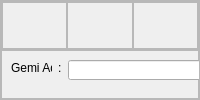
         <widget class="QWidget" name="petro">
          <layout class="QGridLayout" name="gridLayout_5">
           <property name="leftMargin">
            <number>0</number>
           </property>
           <property name="topMargin">
            <number>0</number>
           </property>
           <property name="rightMargin">
            <number>0</number>
           </property>
           <property name="bottomMargin">
            <number>0</number>
           </property>
           <property name="spacing">
            <number>0</number>
           </property>
           <item row="0" column="0">
            <widget class="QFrame" name="frame_13">
             <property name="frameShape">
              <enum>QFrame::StyledPanel</enum>
             </property>
             <property name="frameShadow">
              <enum>QFrame::Raised</enum>
             </property>
             <layout class="QGridLayout" name="gridLayout_6">
              <property name="leftMargin">
               <number>0</number>
              </property>
              <property name="topMargin">
               <number>0</number>
              </property>
              <property name="rightMargin">
               <number>0</number>
              </property>
              <property name="bottomMargin">
               <number>0</number>
              </property>
              <property name="spacing">
               <number>0</number>
              </property>
              <item row="0" column="0">
               <widget class="QFrame" name="frame_14">
                <property name="maximumSize">
                 <size>
                  <width>16777215</width>
                  <height>81</height>
                 </size>
                </property>
                <property name="frameShape">
                 <enum>QFrame::StyledPanel</enum>
                </property>
                <property name="frameShadow">
                 <enum>QFrame::Raised</enum>
                </property>
                <layout class="QHBoxLayout" name="horizontalLayout">
                 <property name="spacing">
                  <number>0</number>
                 </property>
                 <property name="leftMargin">
                  <number>0</number>
                 </property>
                 <property name="topMargin">
                  <number>0</number>
                 </property>
                 <property name="rightMargin">
                  <number>0</number>
                 </property>
                 <property name="bottomMargin">
                  <number>0</number>
                 </property>
                 <item>
                  <widget class="QFrame" name="frame_32">
                   <property name="maximumSize">
                    <size>
                     <width>100</width>
                     <height>60</height>
                    </size>
                   </property>
                   <property name="frameShape">
                    <enum>QFrame::StyledPanel</enum>
                   </property>
                   <property name="frameShadow">
                    <enum>QFrame::Raised</enum>
                   </property>
                   <widget class="QPushButton" name="pushButton_15">
                    <property name="geometry">
                     <rect>
                      <x>20</x>
                      <y>20</y>
                      <width>51</width>
                      <height>31</height>
                     </rect>
                    </property>
                    <property name="whatsThis">
                     <string>&lt;html&gt;&lt;head/&gt;&lt;body&gt;&lt;p&gt;Ana Pencere&lt;/p&gt;&lt;/body&gt;&lt;/html&gt;</string>
                    </property>
                    <property name="text">
                     <string/>
                    </property>
                    <property name="icon">
                     <iconset resource="../icons/rc.qrc">
                      <normaloff>:/icons/arrow.png</normaloff>:/icons/arrow.png</iconset>
                    </property>
                    <property name="iconSize">
                     <size>
                      <width>24</width>
                      <height>24</height>
                     </size>
                    </property>
                    <property name="flat">
                     <bool>true</bool>
                    </property>
                   </widget>
                  </widget>
                 </item>
                 <item>
                  <widget class="QFrame" name="frame_33">
                   <property name="frameShape">
                    <enum>QFrame::StyledPanel</enum>
                   </property>
                   <property name="frameShadow">
                    <enum>QFrame::Raised</enum>
                   </property>
                   <widget class="QLabel" name="label_15">
                    <property name="geometry">
                     <rect>
                      <x>170</x>
                      <y>20</y>
                      <width>301</width>
                      <height>41</height>
                     </rect>
                    </property>
                    <property name="font">
                     <font>
                      <family>Simple tfb</family>
                      <pointsize>14</pointsize>
                     </font>
                    </property>
                    <property name="text">
                     <string>Petro Inspect ROB &amp; BQS</string>
                    </property>
                    <property name="alignment">
                     <set>Qt::AlignCenter</set>
                    </property>
                   </widget>
                  </widget>
                 </item>
                 <item>
                  <widget class="QFrame" name="frame_34">
                   <property name="maximumSize">
                    <size>
                     <width>101</width>
                     <height>61</height>
                    </size>
                   </property>
                   <property name="frameShape">
                    <enum>QFrame::StyledPanel</enum>
                   </property>
                   <property name="frameShadow">
                    <enum>QFrame::Raised</enum>
                   </property>
                   <widget class="QLabel" name="label_44">
                    <property name="geometry">
                     <rect>
                      <x>16</x>
                      <y>2</y>
                      <width>81</width>
                      <height>61</height>
                     </rect>
                    </property>
                    <property name="maximumSize">
                     <size>
                      <width>91</width>
                      <height>61</height>
                     </size>
                    </property>
                    <property name="text">
                     <string/>
                    </property>
                    <property name="pixmap">
                     <pixmap resource="../icons/rc.qrc">:/icons/petro inspect200x200.png</pixmap>
                    </property>
                    <property name="scaledContents">
                     <bool>true</bool>
                    </property>
                   </widget>
                  </widget>
                 </item>
                </layout>
               </widget>
              </item>
              <item row="1" column="0">
               <widget class="QFrame" name="frame_31">
                <property name="frameShape">
                 <enum>QFrame::StyledPanel</enum>
                </property>
                <property name="frameShadow">
                 <enum>QFrame::Raised</enum>
                </property>
                <widget class="QLabel" name="label_14">
                 <property name="geometry">
                  <rect>
                   <x>10</x>
                   <y>10</y>
                   <width>41</width>
                   <height>16</height>
                  </rect>
                 </property>
                 <property name="text">
                  <string>Gemi Adı</string>
                 </property>
                </widget>
                <widget class="QLabel" name="label_27">
                 <property name="geometry">
                  <rect>
                   <x>57</x>
                   <y>10</y>
                   <width>16</width>
                   <height>16</height>
                  </rect>
                 </property>
                 <property name="text">
                  <string>:</string>
                 </property>
                </widget>
                <widget class="QLineEdit" name="lineEdit">
                 <property name="geometry">
                  <rect>
                   <x>67</x>
                   <y>10</y>
                   <width>133</width>
                   <height>20</height>
                  </rect>
                 </property>
                </widget>
                <widget class="QPushButton" name="petroButton">
                 <property name="geometry">
                  <rect>
                   <x>125</x>
                   <y>420</y>
                   <width>75</width>
                   <height>23</height>
                  </rect>
                 </property>
                 <property name="text">
                  <string>Oluştur</string>
                 </property>
                </widget>
                <widget class="QTextEdit" name="textEdit">
                 <property name="geometry">
                  <rect>
                   <x>206</x>
                   <y>6</y>
                   <width>581</width>
                   <height>441</height>
                  </rect>
                 </property>
                 <property name="html">
                  <string>&lt;!DOCTYPE HTML PUBLIC &quot;-//W3C//DTD HTML 4.0//EN&quot; &quot;http://www.w3.org/TR/REC-html40/strict.dtd&quot;&gt;
&lt;html&gt;&lt;head&gt;&lt;meta name=&quot;qrichtext&quot; content=&quot;1&quot; /&gt;&lt;style type=&quot;text/css&quot;&gt;
p, li { white-space: pre-wrap; }
&lt;/style&gt;&lt;/head&gt;&lt;body style=&quot; font-family:'MS Shell Dlg 2'; font-size:8.25pt; font-weight:400; font-style:normal;&quot;&gt;
&lt;table border=&quot;0&quot; style=&quot; margin-top:0px; margin-bottom:0px; margin-left:0px; margin-right:0px;&quot; cellspacing=&quot;2&quot; cellpadding=&quot;0&quot;&gt;
&lt;tr&gt;
&lt;td colspan=&quot;2&quot;&gt;
&lt;p style=&quot; margin-top:0px; margin-bottom:0px; margin-left:0px; margin-right:0px; -qt-block-indent:0; text-indent:0px;&quot;&gt;&lt;span style=&quot; font-size:8pt; font-weight:600; text-decoration: underline;&quot;&gt;DOCS TO GET&lt;/span&gt;&lt;/p&gt;&lt;/td&gt;
&lt;td width=&quot;56&quot;&gt;&lt;/td&gt;
&lt;td width=&quot;52&quot;&gt;&lt;/td&gt;
&lt;td width=&quot;1&quot;&gt;&lt;/td&gt;
&lt;td&gt;&lt;/td&gt;
&lt;td&gt;&lt;/td&gt;
&lt;td&gt;&lt;/td&gt;
&lt;td&gt;&lt;/td&gt;
&lt;td&gt;&lt;/td&gt;
&lt;td&gt;&lt;/td&gt;
&lt;td&gt;&lt;/td&gt;&lt;/tr&gt;
&lt;tr&gt;
&lt;td width=&quot;45.5&quot;&gt;
&lt;p style=&quot; margin-top:0px; margin-bottom:0px; margin-left:0px; margin-right:0px; -qt-block-indent:0; text-indent:0px;&quot;&gt;&lt;span style=&quot; font-size:8pt;&quot;&gt; &lt;/span&gt;&lt;/p&gt;&lt;/td&gt;
&lt;td colspan=&quot;2&quot;&gt;
&lt;p style=&quot; margin-top:0px; margin-bottom:0px; margin-left:0px; margin-right:0px; -qt-block-indent:0; text-indent:0px;&quot;&gt;&lt;span style=&quot; font-size:8pt;&quot;&gt;Ship Particular&lt;/span&gt;&lt;/p&gt;&lt;/td&gt;
&lt;td&gt;&lt;/td&gt;
&lt;td&gt;&lt;/td&gt;
&lt;td&gt;&lt;/td&gt;
&lt;td&gt;&lt;/td&gt;
&lt;td&gt;&lt;/td&gt;
&lt;td&gt;&lt;/td&gt;
&lt;td&gt;&lt;/td&gt;
&lt;td&gt;&lt;/td&gt;
&lt;td&gt;&lt;/td&gt;&lt;/tr&gt;
&lt;tr&gt;
&lt;td style=&quot; border-top-color:#000000;&quot;&gt;
&lt;p style=&quot; margin-top:0px; margin-bottom:0px; margin-left:0px; margin-right:0px; -qt-block-indent:0; text-indent:0px;&quot;&gt;&lt;span style=&quot; font-size:8pt;&quot;&gt; &lt;/span&gt;&lt;/p&gt;&lt;/td&gt;
&lt;td width=&quot;45.5&quot;&gt;
&lt;p style=&quot; margin-top:0px; margin-bottom:0px; margin-left:0px; margin-right:0px; -qt-block-indent:0; text-indent:0px;&quot;&gt;&lt;span style=&quot; font-size:8pt;&quot;&gt;Crew List&lt;/span&gt;&lt;/p&gt;&lt;/td&gt;
&lt;td&gt;&lt;/td&gt;
&lt;td&gt;&lt;/td&gt;
&lt;td&gt;&lt;/td&gt;
&lt;td&gt;&lt;/td&gt;
&lt;td&gt;&lt;/td&gt;
&lt;td&gt;&lt;/td&gt;
&lt;td&gt;&lt;/td&gt;
&lt;td&gt;&lt;/td&gt;
&lt;td&gt;&lt;/td&gt;
&lt;td&gt;&lt;/td&gt;&lt;/tr&gt;
&lt;tr&gt;
&lt;td style=&quot; border-top-color:#000000;&quot;&gt;
&lt;p style=&quot; margin-top:0px; margin-bottom:0px; margin-left:0px; margin-right:0px; -qt-block-indent:0; text-indent:0px;&quot;&gt;&lt;span style=&quot; font-size:8pt;&quot;&gt; &lt;/span&gt;&lt;/p&gt;&lt;/td&gt;
&lt;td colspan=&quot;8&quot;&gt;
&lt;p style=&quot; margin-top:0px; margin-bottom:0px; margin-left:0px; margin-right:0px; -qt-block-indent:0; text-indent:0px;&quot;&gt;&lt;span style=&quot; font-size:8pt;&quot;&gt;Last 2 bunkering BDN of all grade. E.g HSFO, LSMGO, LSFO, MDO&lt;/span&gt;&lt;/p&gt;&lt;/td&gt;
&lt;td&gt;&lt;/td&gt;
&lt;td&gt;&lt;/td&gt;
&lt;td&gt;&lt;/td&gt;&lt;/tr&gt;
&lt;tr&gt;
&lt;td style=&quot; border-top-color:#000000;&quot;&gt;
&lt;p style=&quot; margin-top:0px; margin-bottom:0px; margin-left:0px; margin-right:0px; -qt-block-indent:0; text-indent:0px;&quot;&gt;&lt;span style=&quot; font-size:8pt;&quot;&gt; &lt;/span&gt;&lt;/p&gt;&lt;/td&gt;
&lt;td colspan=&quot;8&quot; style=&quot; border-left-color:#000000;&quot;&gt;
&lt;p style=&quot; margin-top:0px; margin-bottom:0px; margin-left:0px; margin-right:0px; -qt-block-indent:0; text-indent:0px;&quot;&gt;&lt;span style=&quot; font-size:8pt;&quot;&gt;IOPP Certificate SUPPLEMENT &lt;/span&gt;&lt;/p&gt;&lt;/td&gt;
&lt;td&gt;&lt;/td&gt;
&lt;td&gt;&lt;/td&gt;
&lt;td&gt;&lt;/td&gt;&lt;/tr&gt;
&lt;tr&gt;
&lt;td&gt;
&lt;p style=&quot; margin-top:0px; margin-bottom:0px; margin-left:0px; margin-right:0px; -qt-block-indent:0; text-indent:0px;&quot;&gt;&lt;span style=&quot; font-size:8pt;&quot;&gt; &lt;/span&gt;&lt;/p&gt;&lt;/td&gt;
&lt;td colspan=&quot;6&quot;&gt;
&lt;p style=&quot; margin-top:0px; margin-bottom:0px; margin-left:0px; margin-right:0px; -qt-block-indent:0; text-indent:0px;&quot;&gt;&lt;span style=&quot; font-size:8pt;&quot;&gt;Oil Record Book Last 5 Pages Photocopy&lt;/span&gt;&lt;/p&gt;&lt;/td&gt;
&lt;td&gt;&lt;/td&gt;
&lt;td&gt;&lt;/td&gt;
&lt;td&gt;&lt;/td&gt;
&lt;td&gt;&lt;/td&gt;
&lt;td&gt;&lt;/td&gt;&lt;/tr&gt;
&lt;tr&gt;
&lt;td colspan=&quot;3&quot;&gt;
&lt;p style=&quot; margin-top:0px; margin-bottom:0px; margin-left:0px; margin-right:0px; -qt-block-indent:0; text-indent:0px;&quot;&gt;&lt;span style=&quot; font-size:8pt; font-weight:600; text-decoration: underline;&quot;&gt;PHOTOS REQUIRED&lt;/span&gt;&lt;/p&gt;&lt;/td&gt;
&lt;td&gt;&lt;/td&gt;
&lt;td&gt;&lt;/td&gt;
&lt;td&gt;&lt;/td&gt;
&lt;td&gt;&lt;/td&gt;
&lt;td&gt;&lt;/td&gt;
&lt;td&gt;&lt;/td&gt;
&lt;td&gt;&lt;/td&gt;
&lt;td&gt;&lt;/td&gt;
&lt;td&gt;&lt;/td&gt;&lt;/tr&gt;
&lt;tr&gt;
&lt;td&gt;
&lt;p style=&quot; margin-top:0px; margin-bottom:0px; margin-left:0px; margin-right:0px; -qt-block-indent:0; text-indent:0px;&quot;&gt;&lt;span style=&quot; font-size:8pt;&quot;&gt; &lt;/span&gt;&lt;/p&gt;&lt;/td&gt;
&lt;td colspan=&quot;3&quot;&gt;
&lt;p style=&quot; margin-top:0px; margin-bottom:0px; margin-left:0px; margin-right:0px; -qt-block-indent:0; text-indent:0px;&quot;&gt;&lt;span style=&quot; font-size:8pt;&quot;&gt;Vessel's General View&lt;/span&gt;&lt;/p&gt;&lt;/td&gt;
&lt;td&gt;&lt;/td&gt;
&lt;td&gt;&lt;/td&gt;
&lt;td&gt;&lt;/td&gt;
&lt;td&gt;&lt;/td&gt;
&lt;td&gt;&lt;/td&gt;
&lt;td&gt;&lt;/td&gt;
&lt;td&gt;&lt;/td&gt;
&lt;td&gt;&lt;/td&gt;&lt;/tr&gt;
&lt;tr&gt;
&lt;td style=&quot; border-top-color:#000000;&quot;&gt;
&lt;p style=&quot; margin-top:0px; margin-bottom:0px; margin-left:0px; margin-right:0px; -qt-block-indent:0; text-indent:0px;&quot;&gt;&lt;span style=&quot; font-size:8pt;&quot;&gt; &lt;/span&gt;&lt;/p&gt;&lt;/td&gt;
&lt;td colspan=&quot;6&quot;&gt;
&lt;p style=&quot; margin-top:0px; margin-bottom:0px; margin-left:0px; margin-right:0px; -qt-block-indent:0; text-indent:0px;&quot;&gt;&lt;span style=&quot; font-size:8pt;&quot;&gt;Closure of transfer pump ‐ with seals attached&lt;/span&gt;&lt;/p&gt;&lt;/td&gt;
&lt;td&gt;&lt;/td&gt;
&lt;td&gt;&lt;/td&gt;
&lt;td&gt;&lt;/td&gt;
&lt;td&gt;&lt;/td&gt;
&lt;td&gt;&lt;/td&gt;&lt;/tr&gt;
&lt;tr&gt;
&lt;td style=&quot; border-top-color:#000000;&quot;&gt;
&lt;p style=&quot; margin-top:0px; margin-bottom:0px; margin-left:0px; margin-right:0px; -qt-block-indent:0; text-indent:0px;&quot;&gt;&lt;span style=&quot; font-size:8pt;&quot;&gt; &lt;/span&gt;&lt;/p&gt;&lt;/td&gt;
&lt;td colspan=&quot;2&quot;&gt;
&lt;p style=&quot; margin-top:0px; margin-bottom:0px; margin-left:0px; margin-right:0px; -qt-block-indent:0; text-indent:0px;&quot;&gt;&lt;span style=&quot; font-size:8pt;&quot;&gt;Hose connected&lt;/span&gt;&lt;/p&gt;&lt;/td&gt;
&lt;td&gt;&lt;/td&gt;
&lt;td&gt;&lt;/td&gt;
&lt;td&gt;&lt;/td&gt;
&lt;td&gt;&lt;/td&gt;
&lt;td&gt;&lt;/td&gt;
&lt;td&gt;&lt;/td&gt;
&lt;td&gt;&lt;/td&gt;
&lt;td&gt;&lt;/td&gt;
&lt;td&gt;&lt;/td&gt;&lt;/tr&gt;
&lt;tr&gt;
&lt;td style=&quot; border-top-color:#000000;&quot;&gt;
&lt;p style=&quot; margin-top:0px; margin-bottom:0px; margin-left:0px; margin-right:0px; -qt-block-indent:0; text-indent:0px;&quot;&gt;&lt;span style=&quot; font-size:8pt;&quot;&gt; &lt;/span&gt;&lt;/p&gt;&lt;/td&gt;
&lt;td colspan=&quot;2&quot;&gt;
&lt;p style=&quot; margin-top:0px; margin-bottom:0px; margin-left:0px; margin-right:0px; -qt-block-indent:0; text-indent:0px;&quot;&gt;&lt;span style=&quot; font-size:8pt;&quot;&gt;Bunker Manifold&lt;/span&gt;&lt;/p&gt;&lt;/td&gt;
&lt;td&gt;&lt;/td&gt;
&lt;td&gt;&lt;/td&gt;
&lt;td&gt;&lt;/td&gt;
&lt;td&gt;&lt;/td&gt;
&lt;td&gt;&lt;/td&gt;
&lt;td&gt;&lt;/td&gt;
&lt;td&gt;&lt;/td&gt;
&lt;td&gt;&lt;/td&gt;
&lt;td&gt;&lt;/td&gt;&lt;/tr&gt;
&lt;tr&gt;
&lt;td style=&quot; border-top-color:#000000;&quot;&gt;
&lt;p style=&quot; margin-top:0px; margin-bottom:0px; margin-left:0px; margin-right:0px; -qt-block-indent:0; text-indent:0px;&quot;&gt;&lt;span style=&quot; font-size:8pt;&quot;&gt; &lt;/span&gt;&lt;/p&gt;&lt;/td&gt;
&lt;td colspan=&quot;11&quot; style=&quot; border-left-color:#000000;&quot;&gt;
&lt;p style=&quot; margin-top:0px; margin-bottom:0px; margin-left:0px; margin-right:0px; -qt-block-indent:0; text-indent:0px;&quot;&gt;&lt;span style=&quot; font-size:8pt;&quot;&gt;Sampling Collection begins (cubitainer have about 1cm of bunkers collected)&lt;/span&gt;&lt;/p&gt;&lt;/td&gt;&lt;/tr&gt;
&lt;tr&gt;
&lt;td style=&quot; border-top-color:#000000;&quot;&gt;
&lt;p style=&quot; margin-top:0px; margin-bottom:0px; margin-left:0px; margin-right:0px; -qt-block-indent:0; text-indent:0px;&quot;&gt;&lt;span style=&quot; font-size:8pt;&quot;&gt; &lt;/span&gt;&lt;/p&gt;&lt;/td&gt;
&lt;td colspan=&quot;8&quot;&gt;
&lt;p style=&quot; margin-top:0px; margin-bottom:0px; margin-left:0px; margin-right:0px; -qt-block-indent:0; text-indent:0px;&quot;&gt;&lt;span style=&quot; font-size:8pt;&quot;&gt;Sampling Collection in progress ( cubitainer showing 40‐50% filled)&lt;/span&gt;&lt;/p&gt;&lt;/td&gt;
&lt;td&gt;&lt;/td&gt;
&lt;td&gt;&lt;/td&gt;
&lt;td&gt;&lt;/td&gt;&lt;/tr&gt;
&lt;tr&gt;
&lt;td style=&quot; border-top-color:#000000;&quot;&gt;
&lt;p style=&quot; margin-top:0px; margin-bottom:0px; margin-left:0px; margin-right:0px; -qt-block-indent:0; text-indent:0px;&quot;&gt;&lt;span style=&quot; font-size:8pt;&quot;&gt; &lt;/span&gt;&lt;/p&gt;&lt;/td&gt;
&lt;td colspan=&quot;8&quot;&gt;
&lt;p style=&quot; margin-top:0px; margin-bottom:0px; margin-left:0px; margin-right:0px; -qt-block-indent:0; text-indent:0px;&quot;&gt;&lt;span style=&quot; font-size:8pt;&quot;&gt;Sampling Collection completed ( cubitainer showing 80‐90% filled)&lt;/span&gt;&lt;/p&gt;&lt;/td&gt;
&lt;td&gt;&lt;/td&gt;
&lt;td&gt;&lt;/td&gt;
&lt;td&gt;&lt;/td&gt;&lt;/tr&gt;
&lt;tr&gt;
&lt;td style=&quot; border-top-color:#000000;&quot;&gt;
&lt;p style=&quot; margin-top:0px; margin-bottom:0px; margin-left:0px; margin-right:0px; -qt-block-indent:0; text-indent:0px;&quot;&gt;&lt;span style=&quot; font-size:8pt;&quot;&gt; &lt;/span&gt;&lt;/p&gt;&lt;/td&gt;
&lt;td colspan=&quot;3&quot;&gt;
&lt;p style=&quot; margin-top:0px; margin-bottom:0px; margin-left:0px; margin-right:0px; -qt-block-indent:0; text-indent:0px;&quot;&gt;&lt;span style=&quot; font-size:8pt;&quot;&gt;Samples Pouring ‐ 1st Pass&lt;/span&gt;&lt;/p&gt;&lt;/td&gt;
&lt;td&gt;&lt;/td&gt;
&lt;td&gt;&lt;/td&gt;
&lt;td&gt;&lt;/td&gt;
&lt;td&gt;&lt;/td&gt;
&lt;td&gt;&lt;/td&gt;
&lt;td&gt;&lt;/td&gt;
&lt;td&gt;&lt;/td&gt;
&lt;td&gt;&lt;/td&gt;&lt;/tr&gt;
&lt;tr&gt;
&lt;td style=&quot; border-top-color:#000000;&quot;&gt;
&lt;p style=&quot; margin-top:0px; margin-bottom:0px; margin-left:0px; margin-right:0px; -qt-block-indent:0; text-indent:0px;&quot;&gt;&lt;span style=&quot; font-size:8pt;&quot;&gt; &lt;/span&gt;&lt;/p&gt;&lt;/td&gt;
&lt;td colspan=&quot;3&quot;&gt;
&lt;p style=&quot; margin-top:0px; margin-bottom:0px; margin-left:0px; margin-right:0px; -qt-block-indent:0; text-indent:0px;&quot;&gt;&lt;span style=&quot; font-size:8pt;&quot;&gt;Samples Pouring ‐ 2nd Pass&lt;/span&gt;&lt;/p&gt;&lt;/td&gt;
&lt;td&gt;&lt;/td&gt;
&lt;td&gt;&lt;/td&gt;
&lt;td&gt;&lt;/td&gt;
&lt;td&gt;&lt;/td&gt;
&lt;td&gt;&lt;/td&gt;
&lt;td&gt;&lt;/td&gt;
&lt;td&gt;&lt;/td&gt;
&lt;td&gt;&lt;/td&gt;&lt;/tr&gt;
&lt;tr&gt;
&lt;td style=&quot; border-top-color:#000000;&quot;&gt;
&lt;p style=&quot; margin-top:0px; margin-bottom:0px; margin-left:0px; margin-right:0px; -qt-block-indent:0; text-indent:0px;&quot;&gt;&lt;span style=&quot; font-size:8pt;&quot;&gt; &lt;/span&gt;&lt;/p&gt;&lt;/td&gt;
&lt;td colspan=&quot;5&quot;&gt;
&lt;p style=&quot; margin-top:0px; margin-bottom:0px; margin-left:0px; margin-right:0px; -qt-block-indent:0; text-indent:0px;&quot;&gt;&lt;span style=&quot; font-size:8pt;&quot;&gt;Vessel's Samples Sealed and labelled&lt;/span&gt;&lt;/p&gt;&lt;/td&gt;
&lt;td&gt;&lt;/td&gt;
&lt;td&gt;&lt;/td&gt;
&lt;td&gt;&lt;/td&gt;
&lt;td&gt;&lt;/td&gt;
&lt;td&gt;&lt;/td&gt;
&lt;td&gt;&lt;/td&gt;&lt;/tr&gt;
&lt;tr&gt;
&lt;td style=&quot; border-top-color:#000000;&quot;&gt;
&lt;p style=&quot; margin-top:0px; margin-bottom:0px; margin-left:0px; margin-right:0px; -qt-block-indent:0; text-indent:0px;&quot;&gt;&lt;span style=&quot; font-size:8pt;&quot;&gt; &lt;/span&gt;&lt;/p&gt;&lt;/td&gt;
&lt;td colspan=&quot;5&quot;&gt;
&lt;p style=&quot; margin-top:0px; margin-bottom:0px; margin-left:0px; margin-right:0px; -qt-block-indent:0; text-indent:0px;&quot;&gt;&lt;span style=&quot; font-size:8pt;&quot;&gt;Barge's Samples Sealed and labelled&lt;/span&gt;&lt;/p&gt;
&lt;p style=&quot; margin-top:0px; margin-bottom:0px; margin-left:0px; margin-right:0px; -qt-block-indent:0; text-indent:0px;&quot;&gt;&lt;span style=&quot; font-size:8pt;&quot;&gt;Logbook last 3 pages&lt;/span&gt;&lt;/p&gt;&lt;/td&gt;
&lt;td&gt;&lt;/td&gt;
&lt;td&gt;&lt;/td&gt;
&lt;td&gt;&lt;/td&gt;
&lt;td&gt;&lt;/td&gt;
&lt;td&gt;&lt;/td&gt;
&lt;td&gt;&lt;/td&gt;&lt;/tr&gt;
&lt;tr&gt;
&lt;td&gt;&lt;/td&gt;
&lt;td&gt;&lt;/td&gt;
&lt;td&gt;&lt;/td&gt;
&lt;td&gt;&lt;/td&gt;
&lt;td&gt;&lt;/td&gt;
&lt;td&gt;&lt;/td&gt;
&lt;td&gt;&lt;/td&gt;
&lt;td&gt;&lt;/td&gt;
&lt;td&gt;&lt;/td&gt;
&lt;td&gt;&lt;/td&gt;
&lt;td&gt;&lt;/td&gt;
&lt;td&gt;&lt;/td&gt;&lt;/tr&gt;
&lt;tr&gt;
&lt;td colspan=&quot;3&quot;&gt;
&lt;p style=&quot; margin-top:0px; margin-bottom:0px; margin-left:0px; margin-right:0px; -qt-block-indent:0; text-indent:0px;&quot;&gt;&lt;span style=&quot; font-size:8pt; font-weight:600; text-decoration: underline;&quot;&gt;GAUGING TICKETS&lt;/span&gt;&lt;/p&gt;&lt;/td&gt;
&lt;td&gt;&lt;/td&gt;
&lt;td&gt;&lt;/td&gt;
&lt;td&gt;&lt;/td&gt;
&lt;td&gt;&lt;/td&gt;
&lt;td&gt;&lt;/td&gt;
&lt;td&gt;&lt;/td&gt;
&lt;td&gt;&lt;/td&gt;
&lt;td&gt;&lt;/td&gt;
&lt;td&gt;&lt;/td&gt;&lt;/tr&gt;
&lt;tr&gt;
&lt;td&gt;
&lt;p style=&quot; margin-top:0px; margin-bottom:0px; margin-left:0px; margin-right:0px; -qt-block-indent:0; text-indent:0px;&quot;&gt;&lt;span style=&quot; font-size:8pt;&quot;&gt; &lt;/span&gt;&lt;/p&gt;&lt;/td&gt;
&lt;td colspan=&quot;5&quot;&gt;
&lt;p style=&quot; margin-top:0px; margin-bottom:0px; margin-left:0px; margin-right:0px; -qt-block-indent:0; text-indent:0px;&quot;&gt;&lt;span style=&quot; font-size:8pt;&quot;&gt;Gauging Ticket ‐ Vessel's Opening.&lt;/span&gt;&lt;/p&gt;&lt;/td&gt;
&lt;td&gt;&lt;/td&gt;
&lt;td&gt;&lt;/td&gt;
&lt;td&gt;&lt;/td&gt;
&lt;td&gt;&lt;/td&gt;
&lt;td&gt;&lt;/td&gt;
&lt;td&gt;&lt;/td&gt;&lt;/tr&gt;
&lt;tr&gt;
&lt;td style=&quot; border-top-color:#000000;&quot;&gt;
&lt;p style=&quot; margin-top:0px; margin-bottom:0px; margin-left:0px; margin-right:0px; -qt-block-indent:0; text-indent:0px;&quot;&gt;&lt;span style=&quot; font-size:8pt;&quot;&gt; &lt;/span&gt;&lt;/p&gt;&lt;/td&gt;
&lt;td colspan=&quot;5&quot;&gt;
&lt;p style=&quot; margin-top:0px; margin-bottom:0px; margin-left:0px; margin-right:0px; -qt-block-indent:0; text-indent:0px;&quot;&gt;&lt;span style=&quot; font-size:8pt;&quot;&gt;Gauging Ticket ‐ Barge's Opening.&lt;/span&gt;&lt;/p&gt;&lt;/td&gt;
&lt;td&gt;&lt;/td&gt;
&lt;td&gt;&lt;/td&gt;
&lt;td&gt;&lt;/td&gt;
&lt;td&gt;&lt;/td&gt;
&lt;td&gt;&lt;/td&gt;
&lt;td&gt;&lt;/td&gt;&lt;/tr&gt;
&lt;tr&gt;
&lt;td style=&quot; border-top-color:#000000;&quot;&gt;
&lt;p style=&quot; margin-top:0px; margin-bottom:0px; margin-left:0px; margin-right:0px; -qt-block-indent:0; text-indent:0px;&quot;&gt;&lt;span style=&quot; font-size:8pt;&quot;&gt; &lt;/span&gt;&lt;/p&gt;&lt;/td&gt;
&lt;td colspan=&quot;5&quot;&gt;
&lt;p style=&quot; margin-top:0px; margin-bottom:0px; margin-left:0px; margin-right:0px; -qt-block-indent:0; text-indent:0px;&quot;&gt;&lt;span style=&quot; font-size:8pt;&quot;&gt;Gauging Ticket ‐ Barge's Closing.&lt;/span&gt;&lt;/p&gt;&lt;/td&gt;
&lt;td&gt;&lt;/td&gt;
&lt;td&gt;&lt;/td&gt;
&lt;td&gt;&lt;/td&gt;
&lt;td&gt;&lt;/td&gt;
&lt;td&gt;&lt;/td&gt;
&lt;td&gt;&lt;/td&gt;&lt;/tr&gt;
&lt;tr&gt;
&lt;td style=&quot; border-top-color:#000000;&quot;&gt;
&lt;p style=&quot; margin-top:0px; margin-bottom:0px; margin-left:0px; margin-right:0px; -qt-block-indent:0; text-indent:0px;&quot;&gt;&lt;span style=&quot; font-size:8pt;&quot;&gt; &lt;/span&gt;&lt;/p&gt;&lt;/td&gt;
&lt;td colspan=&quot;5&quot;&gt;
&lt;p style=&quot; margin-top:0px; margin-bottom:0px; margin-left:0px; margin-right:0px; -qt-block-indent:0; text-indent:0px;&quot;&gt;&lt;span style=&quot; font-size:8pt;&quot;&gt;Gauging Ticket ‐ Vessel's Closing.&lt;/span&gt;&lt;/p&gt;&lt;/td&gt;
&lt;td&gt;&lt;/td&gt;
&lt;td&gt;&lt;/td&gt;
&lt;td&gt;&lt;/td&gt;
&lt;td&gt;&lt;/td&gt;
&lt;td&gt;&lt;/td&gt;
&lt;td&gt;&lt;/td&gt;&lt;/tr&gt;&lt;/table&gt;&lt;/body&gt;&lt;/html&gt;</string>
                 </property>
                </widget>
               </widget>
              </item>
             </layout>
            </widget>
           </item>
          </layout>
         </widget>
